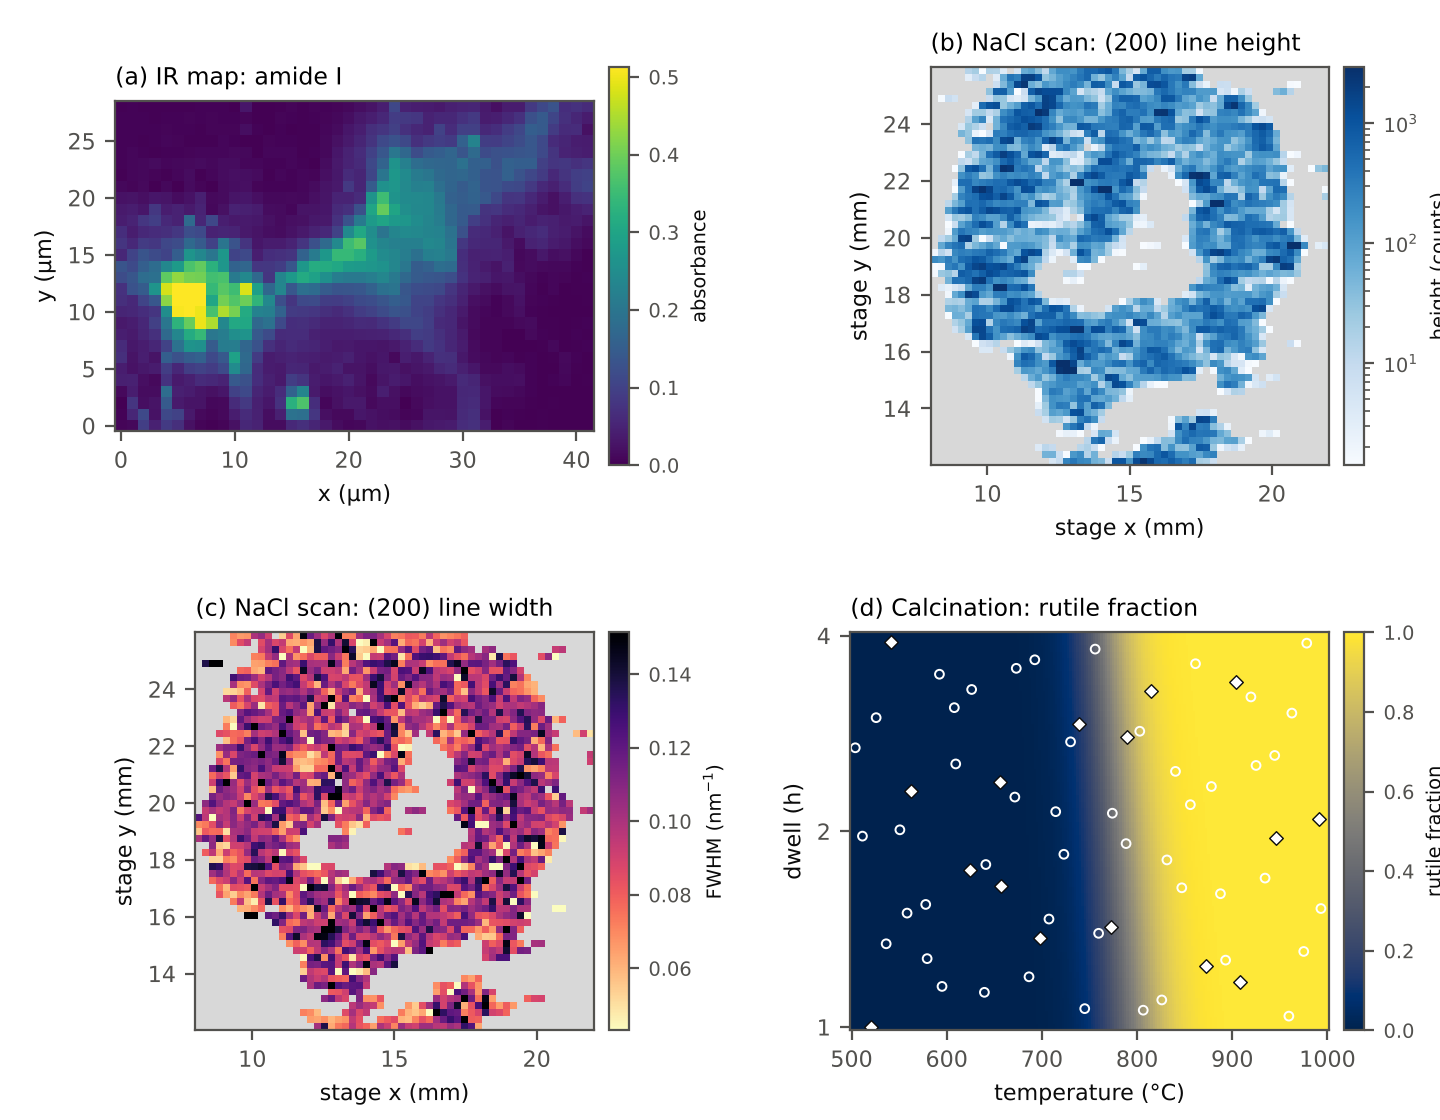

Write the Python code that produced this figure.
"""
Figure: the three datasets as maps of the quantity each claim speaks to.
(a) IR map: amide-I absorbance (maximum over 1620-1690 cm^-1, after Mie correction), 1 um pixels.
(b) NaCl scan: width (FWHM) of the (200) line, where the line is present; grey where absent.
(c) Calcination: rutile mass fraction after the furnace programme, native powder without alumina,
    over temperature and dwell (forward model, no scatter); dots: the 64 runs of the design.
Design sites of the two measured maps are overlaid as small dots.

    python manuscript/figures/fig_datasets.py
"""
from __future__ import annotations

import sys
from pathlib import Path

import matplotlib.pyplot as plt
import numpy as np

ROOT = Path(__file__).resolve().parents[2]
sys.path.insert(0, str(ROOT))
sys.path.insert(0, str(ROOT / "src"))
from accountable import peak_descriptors  # noqa: E402
from experiments._paths import data_root  # noqa: E402
from experiments.ir_bioreef import adapter as IR  # noqa: E402
from experiments.nacl_saxs import adapter as NA  # noqa: E402
from experiments.tio2_calcination import forward_v2 as V  # noqa: E402
from experiments.tio2_calcination import furnace as FU  # noqa: E402

FIG = Path(__file__).resolve().parent
INK, INK2 = "#0b0b0b", "#52514e"
plt.rcParams.update({"font.size": 8, "font.family": "DejaVu Sans", "axes.edgecolor": INK2,
                     "xtick.color": INK2, "ytick.color": INK2, "axes.labelcolor": INK})


def ir_amide():
    z = np.load(data_root() / "IR_data" / "interest_gate_um" / "prepared.npz")
    wn, C = z["wn_display"], z["corr_display"]
    m = (wn > 1620) & (wn < 1690)
    ny, nx = int(z["ny"]), int(z["nx"])
    img = np.full((ny, nx), np.nan)
    img[z["rows"], z["cols"]] = C[:, m].max(1)
    ds = IR.load()
    return img, ds


def nacl_fwhm():
    ds, grid = NA.load()
    q, I, xy = grid["q"], grid["intensity"], grid["xy_mm"]
    sigma = NA.noise_sigma(ds)
    d = peak_descriptors(I, q, q_center=NA.Q200, q_halfwidth=NA.Q200_HALF)
    hab = np.asarray(d["height_above_base"], float)
    present = np.asarray(d["has_peak"], bool) & np.isfinite(hab) & (hab > NA.PRESENCE_C * sigma)
    fw = np.where(present, np.asarray(d["fwhm"], float), np.nan)
    xs, ys = np.unique(xy[:, 0].round(4)), np.unique(xy[:, 1].round(4))
    img = np.full((len(ys), len(xs)), np.nan)
    pres = np.zeros((len(ys), len(xs)), bool)
    ix = np.searchsorted(xs, xy[:, 0].round(4))
    iy = np.searchsorted(ys, xy[:, 1].round(4))
    img[iy, ix] = fw
    pres[iy, ix] = present
    h = np.full((len(ys), len(xs)), np.nan)
    h[iy, ix] = np.where(present, hab, np.nan)
    return img, pres, (xs, ys), ds, h


def calcination_map():
    Tg = np.linspace(500, 1000, 201)
    lt = np.linspace(0, 2, 61)
    TT, LL = np.meshgrid(Tg, lt)
    st = V.integrate(TT.ravel(), 2.0 ** LL.ravel(), np.zeros(TT.size), 0.0, None, V.P)
    return Tg, 2.0 ** lt, st["f_R"].reshape(TT.shape)


def main():
    fig, axs = plt.subplots(2, 2, figsize=(7.2, 5.6), facecolor="white",
                            gridspec_kw=dict(wspace=0.42, hspace=0.42, left=0.08, right=0.95, top=0.94, bottom=0.08))
    axs = axs.ravel()

    def bar(im, ax, label):
        cb = fig.colorbar(im, ax=ax, fraction=0.046, pad=0.03)
        cb.set_label(label, fontsize=7)
        cb.ax.tick_params(labelsize=7)

    img, ds = ir_amide()
    ax = axs[0]
    im = ax.imshow(img, origin="lower", cmap="viridis", extent=(-0.5, img.shape[1] - 0.5, -0.5, img.shape[0] - 0.5),
                   vmin=0, vmax=np.nanpercentile(img, 99.5))
    ax.set_xlabel("x (µm)")
    ax.set_ylabel("y (µm)")
    ax.set_title("(a) IR map: amide I", loc="left", fontsize=8.5)
    bar(im, ax, "absorbance")

    img, pres, (xs, ys), ds, h = nacl_fwhm()
    ext = (xs[0], xs[-1], ys[0], ys[-1])
    for ax, data, cmap, title, lab, log in ((axs[1], h, "Blues", "(b) NaCl scan: (200) line height", "height (counts)", True),
                                            (axs[2], img, "magma_r", "(c) NaCl scan: (200) line width", "FWHM (nm$^{-1}$)", False)):
        ax.imshow(np.where(pres, np.nan, 0.0), origin="lower", cmap="Greys", vmin=-1, vmax=3, extent=ext)
        if log:
            from matplotlib.colors import LogNorm
            im = ax.imshow(data, origin="lower", cmap=cmap, extent=ext,
                           norm=LogNorm(vmin=np.nanpercentile(data, 2), vmax=np.nanpercentile(data, 99.5)))
        else:
            lo, hi = np.nanpercentile(data, [2, 98])
            im = ax.imshow(data, origin="lower", cmap=cmap, extent=ext, vmin=lo, vmax=hi)
        ax.set_xlabel("stage x (mm)")
        ax.set_ylabel("stage y (mm)")
        ax.set_title(title, loc="left", fontsize=8.5)
        bar(im, ax, lab)

    Tg, dw, fR = calcination_map()
    ax = axs[3]
    im = ax.pcolormesh(Tg, dw, fR, cmap="cividis", vmin=0, vmax=1, shading="auto")
    v, lv = FU.run_design(7, (8, 8, 16, 32))
    seed = lv <= 1
    T, d = 500 + 500 * v[:, 0], 2.0 ** (FU.DWELL_MAX_LOG2 * v[:, 1])
    ax.scatter(T[seed], d[seed], s=12, marker="D", facecolors="white", edgecolors=INK, linewidths=0.5)
    ax.scatter(T[~seed], d[~seed], s=10, facecolors="none", edgecolors="white", linewidths=0.7)
    ax.set_yscale("log", base=2)
    ax.set_yticks([1, 2, 4])
    ax.set_yticklabels(["1", "2", "4"])
    ax.set_xlabel("temperature (°C)")
    ax.set_ylabel("dwell (h)")
    ax.set_title("(d) Calcination: rutile fraction", loc="left", fontsize=8.5)
    bar(im, ax, "rutile fraction")
    fig.savefig(FIG / "fig_datasets.png", dpi=200)
    fig.savefig(FIG / "fig_datasets.pdf")
    print("wrote", FIG / "fig_datasets.png")


if __name__ == "__main__":
    main()
